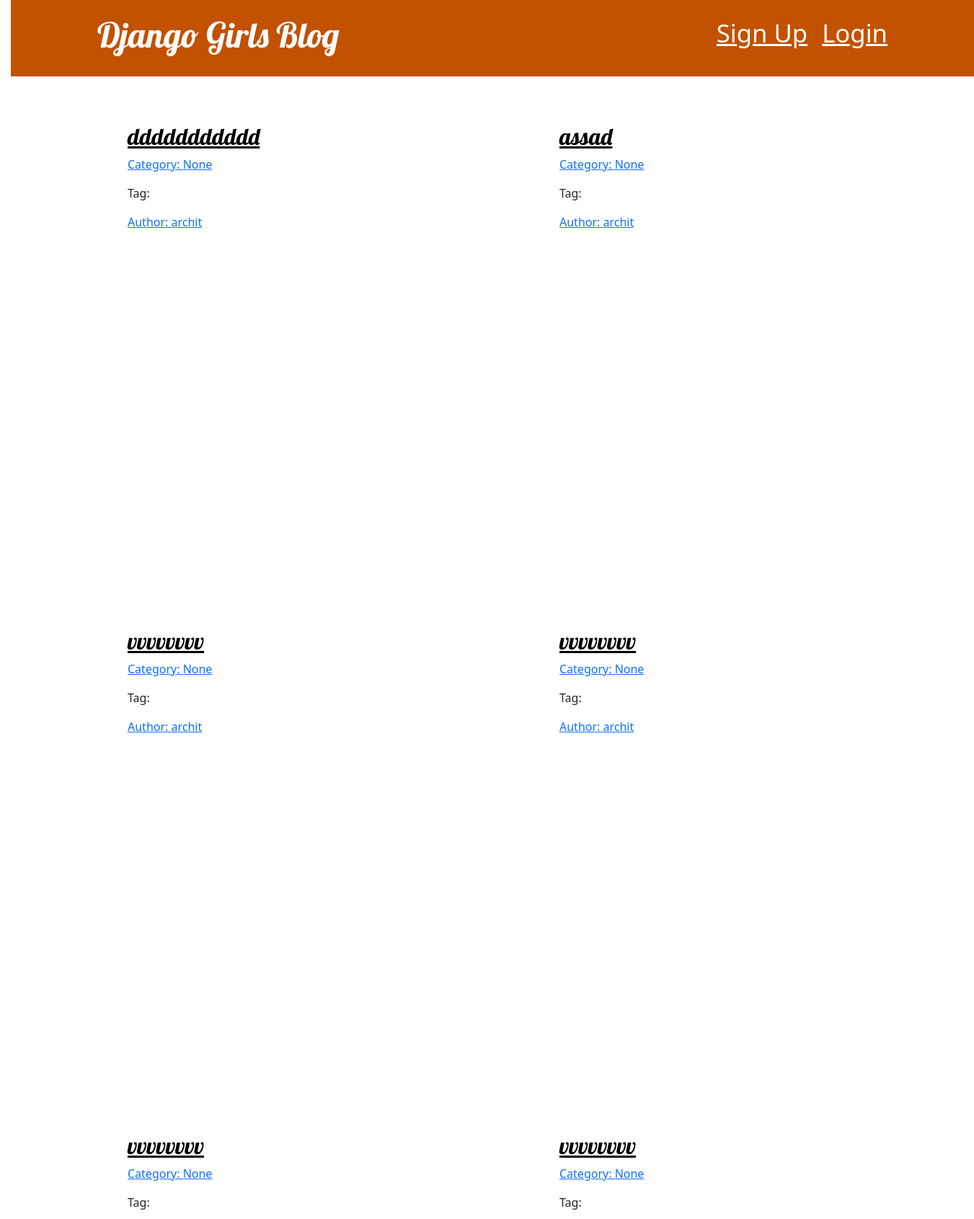
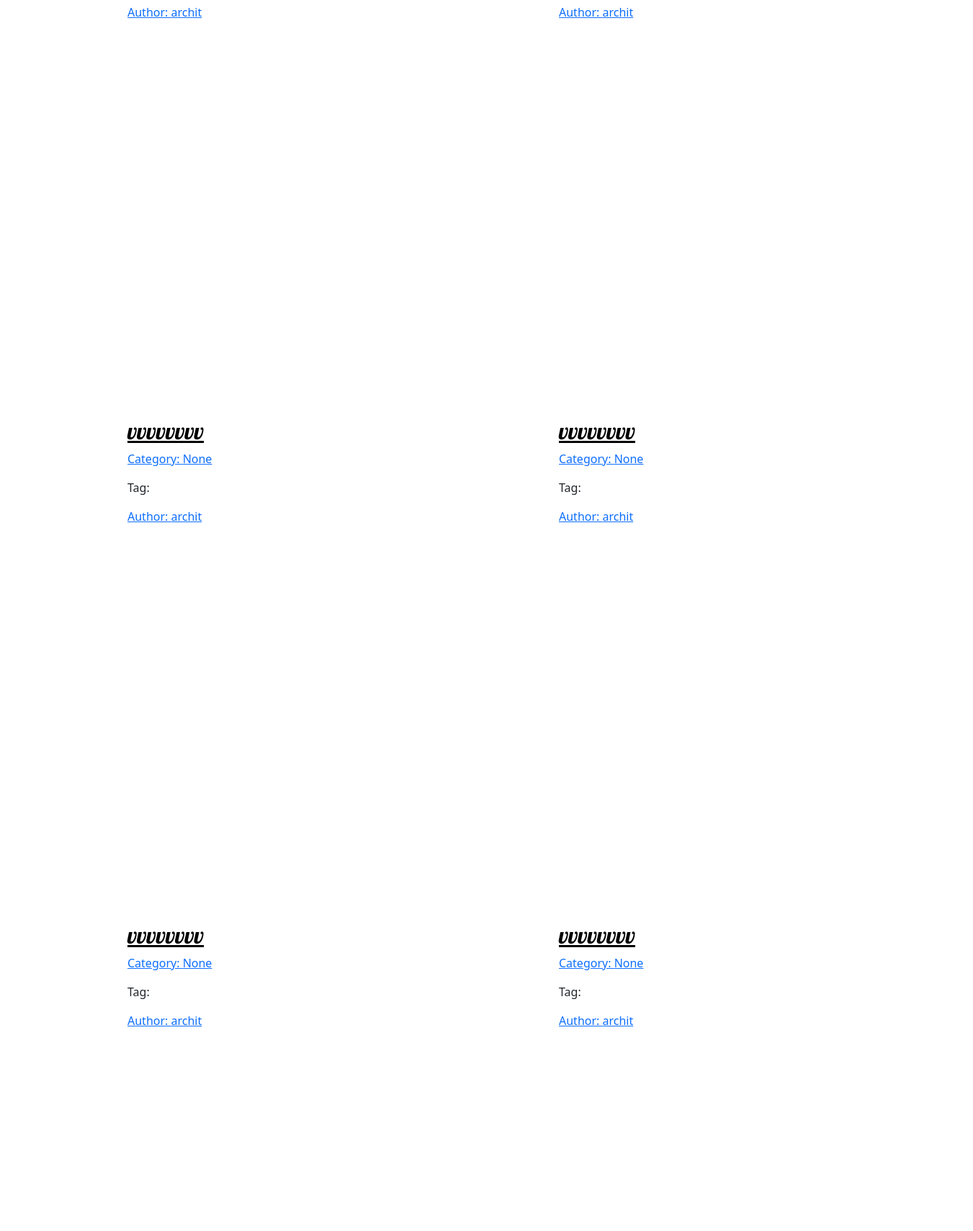
Page /author/1/ (upper part) on the committed database (2 pictures, top to bottom).
### blog/models.py (models this page shows, shortened)
class Post(models.Model):
    author = models.ForeignKey(User, on_delete=models.CASCADE)
    bio = models.TextField(max_length=500, blank=True)
    slug = AutoSlugField(unique=True, populate_from='title')
    category = models.ForeignKey(Category, on_delete=models.CASCADE, null=True)
    tag = models.ManyToManyField(Tag)
    title = models.CharField(max_length=200)
    text = models.TextField()
    created_date = models.DateTimeField(default=timezone.now)
    published_date = models.DateTimeField(blank=True, null=True)
    featured_image = models.ImageField(upload_to='featured_images/', blank=True)
    thumbnail_image = models.ImageField(upload_to='thumbnail_images/', blank=True)
    file = models.FileField(upload_to='documents/')

class User(AbstractUser):
    username = models.CharField(max_length=150, unique=True)
    email = models.EmailField(unique=True)
    gender = models.CharField(max_length=6, choices=(('male', 'Male'), ('female', 'Female'), ('other', 'Other')))
    image = models.ImageField(upload_to='images/', null=True, blank=True)
    phone_number = models.CharField(max_length=10, null=True, blank=True)
    first_name = models.CharField(max_length=100, blank=True)
    last_name = models.CharField(max_length=100, blank=True)
    bio = models.TextField(blank=True)

### blog/views.py (the view)
# urls.py: path('author/<int:id>/', views.post_author, name='post_author'),
def post_author(request, id):
    posts = Post.objects.filter(author__id=id)
    return render(request, 'blog/post_list.html', {'posts': posts})

### blog/templates/blog/post_list.html (shortened to what this page needs)
{% extends 'blog/base.html' %}
{% block content %}
    <div class="row" style="margin-left: 150px;">
        {% for post in posts %}
    <div class="col-6">
    <div class="card border-0" style="height: 700px;  width: 40rem;">
        <article class="post">
            <time class="date">
            </time>
            <br>
            <h2>
                <a href="{% url 'post_detail' slug=post.slug %}">{{ post.title }}</a>
            </h2>
            <a href="{% url 'post_category' id=post.category.id %}">Category: {{ post.category }}</a>
            <p>Tag:
            </p>
            <a href="{% url 'post_author' id=post.author.id %}">Author: {{ post.author.username }}</a>
        </article>
        </div>
    </div>
 {% endfor %}
</div>
{% endblock %}

### blog/static/css/blog.css (style rules this page uses)
body { padding-left: 15px; }
h1 a, h2 a { color: #C25100; font-family: 'Lobster'; }
h1, h2, h3, h4 { font-family: 'Lobster', cursive; }
.date { color: #828282; }
.post { margin-bottom: 70px; }
.post h2 a, .post h2 a:visited { color: #000000; }
.post > .date, .post > .actions { float: right; }

### rows in the picture
Post: title "ddddddddddd", category "None", author.username "archit"
Post: title "assad", category "None", author.username "archit"
Post: title "vvvvvvvv", category "None", author.username "archit"
Post: title "vvvvvvvv", category "None", author.username "archit"
Post: title "vvvvvvvv", category "None", author.username "archit"
Post: title "vvvvvvvv", category "None", author.username "archit"
Post: title "vvvvvvvv", category "None", author.username "archit"
Post: title "vvvvvvvv", category "None", author.username "archit"
Post: title "vvvvvvvv", category "None", author.username "archit"
Post: title "vvvvvvvv", category "None", author.username "archit"
